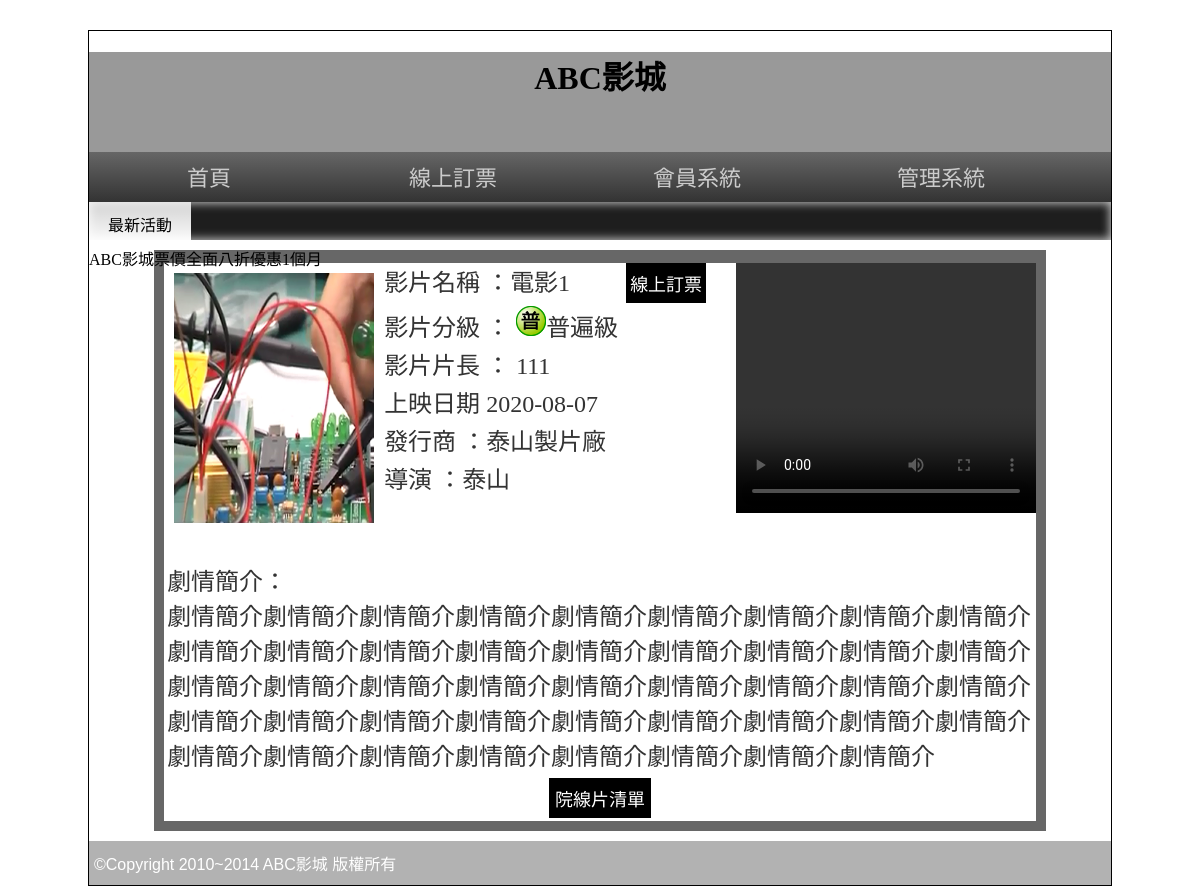
The page /?do=intro&id=1 on the database its author committed.
### tables this page shows
CREATE TABLE `movie` (
  `id` int(10) UNSIGNED NOT NULL,
  `name` text NOT NULL,
  `level` tinyint(1) UNSIGNED NOT NULL,
  `length` int(10) NOT NULL,
  `ondate` date NOT NULL,
  `publish` text NOT NULL,
  `director` text NOT NULL,
  `trailer` text NOT NULL,
  `poster` text NOT NULL,
  `intro` text NOT NULL
);

### base.php (called while the page is built, shortened)
<?php
class DB
{
    private $dsn = "mysql:host=localhost;dbname=db03;charset=utf8";
    private $root = "root";
    private $password = "";
    public function __construct($table)
    {
        $this->table = $table;
        $this->pdo = new PDO($this->dsn, $this->root, $this->password);
    }
    public function find($arg)
    {
        $sql = "SELECT * FROM $this->table ";
        if (is_array($arg)) {
            foreach ($arg as $k => $v) $tmp[] = "`$k`='$v'";
            $sql .= " WHERE " . implode(" && ", $tmp);
        } else $sql .= " WHERE `id`='$arg'";
        return $this->pdo->query($sql)->fetch(PDO::FETCH_ASSOC);
    }
}
$Movie = new DB('movie');
$level = [
    "1" => "普遍級",
    "2" => "保護級",
    "3" => "輔導級",
    "4" => "限制級"
];

### front/intro.php (the view)
<?php
$mo=$Movie->find($_GET['id']);
?>
<div class="tab rb" style="width:87%;">
  <div style="background:#FFF; width:100%; color:#333; text-align:left">
    <video src="img/<?=$mo['trailer'];?>" width="300px" height="250px" controls="" style="float:right;"></video>
    <font style="font-size:24px"> <img src="img/<?=$mo['poster'];?>" width="200px" height="250px" style="margin:10px; float:left">
    <p style="margin:3px">影片名稱 ：<?=$mo['name'];?>
      <input type="button" value="線上訂票" onclick="location.href='index.php?do=order&id=<?=$mo['id'];?>'" style="margin-left:50px; padding:2px 4px" class="b2_btu">
    </p>
    <p style="margin:3px">影片分級 ： <img src="icon/<?=$mo['level'];?>.png" style="display:inline-block;"><?=$level[$mo['level']];?> </p>
    <p style="margin:3px">影片片長 ： <?=$mo['length'];?></p>
    <p style="margin:3px">上映日期 <?=$mo['ondate'];?></p>
    <p style="margin:3px">發行商 ：<?=$mo['publish'];?> </p>
    <p style="margin:3px">導演 ：<?=$mo['director'];?> </p>
    <br>
    <br>
    <p style="margin:10px 3px 3px 3px; word-break:break-all"> 劇情簡介：<br>
    <?=$mo['intro'];?>
    </p>
    </font>
    <table width="100%" border="0">
      <tbody>
        <tr>
          <td align="center"><input type="button" value="院線片清單" onclick="location.href='index.php'"></td>
        </tr>
      </tbody>
    </table>
  </div>
</div>

### css/css.css (style rules this page uses)
body { font-family:微軟正黑體; }
input[type='button'],input[type='submit'],input[type='reset'],button,.button { min-width:70px; min-height:40px; background:#000; color:#fff; border:none; cursor:pointer; font-size:18px; text-decoration:none; }
.rb { background:rgba(39,39,39,0.7); color:rgba(255,255,255,0.9); }
.tab { width:80%; display:block; margin-left:auto; margin-right:auto; min-height:100px; padding:10px; }

### rows shown on the page
movie: poster (picture), name "電影1", level "普遍級", length "111", ondate "2020-08-07", publish "泰山製片廠", director "泰山", intro "劇情簡介劇情簡介劇情簡介劇情簡介劇情簡介劇情簡介劇情簡介劇情簡介劇情簡介劇情簡介劇情簡介劇情簡介劇情簡介劇情簡介劇情簡介劇情簡介劇情簡介劇情簡介劇情簡介劇情簡介劇情簡介劇情簡介劇情簡介劇情簡介劇情簡介劇情簡介劇情簡介劇情簡介劇情簡介劇情簡介劇情簡介劇情簡介劇情簡介劇情簡介劇情簡介劇情簡介劇情簡介劇情簡介劇情簡介劇情簡介劇情簡介劇情簡介劇情簡介劇情簡介"
